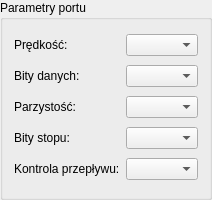
    <widget class="QGroupBox" name="parametersBox">
     <property name="minimumSize">
      <size>
       <width>0</width>
       <height>200</height>
      </size>
     </property>
     <property name="maximumSize">
      <size>
       <width>16777215</width>
       <height>200</height>
      </size>
     </property>
     <property name="title">
      <string>Parametry portu</string>
     </property>
     <layout class="QGridLayout" name="gridLayout_2">
      <item row="1" column="1">
       <widget class="QComboBox" name="dataBitsBox"/>
      </item>
      <item row="4" column="0">
       <widget class="QLabel" name="flowControlLabel">
        <property name="text">
         <string>Kontrola przepływu:</string>
        </property>
       </widget>
      </item>
      <item row="0" column="1">
       <widget class="QComboBox" name="baudRateBox"/>
      </item>
      <item row="3" column="1">
       <widget class="QComboBox" name="stopBitsBox"/>
      </item>
      <item row="2" column="1">
       <widget class="QComboBox" name="parityBox"/>
      </item>
      <item row="1" column="0">
       <widget class="QLabel" name="dataBitsLabel">
        <property name="text">
         <string>Bity danych:</string>
        </property>
       </widget>
      </item>
      <item row="4" column="1">
       <widget class="QComboBox" name="flowControlBox"/>
      </item>
      <item row="2" column="0">
       <widget class="QLabel" name="parityLabel">
        <property name="text">
         <string>Parzystość:</string>
        </property>
       </widget>
      </item>
      <item row="3" column="0">
       <widget class="QLabel" name="stopBitsLabel">
        <property name="text">
         <string>Bity stopu:</string>
        </property>
       </widget>
      </item>
      <item row="0" column="0">
       <widget class="QLabel" name="baudRateLabel">
        <property name="text">
         <string>Prędkość:</string>
        </property>
       </widget>
      </item>
     </layout>
    </widget>
